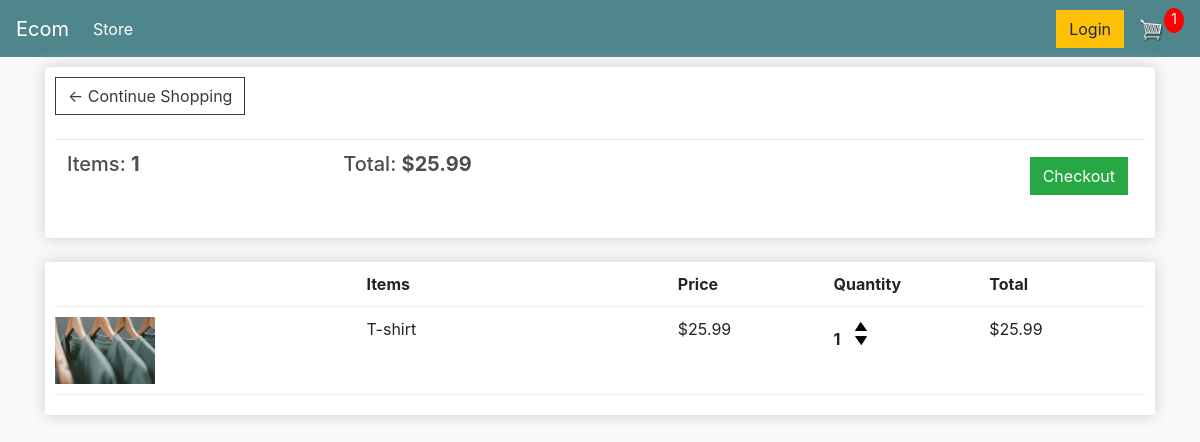
/cart/ (signed in), run on an earlier commit of the app's database.
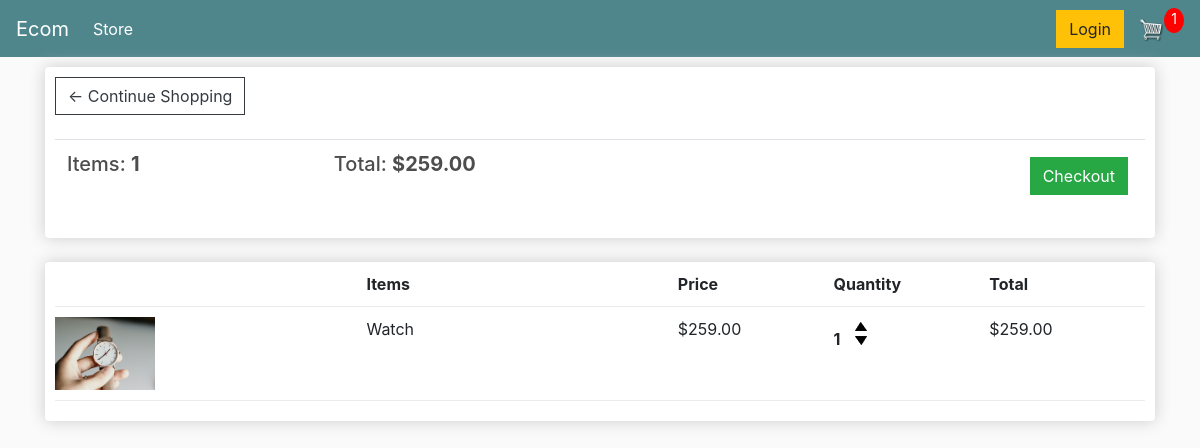
And on a later commit of the database.
### store/models.py (models this page shows, shortened)
class Order(models.Model):
    customer = models.ForeignKey(
        Customer, on_delete=models.SET_NULL, blank=True, null=True)
    date_ordered = models.DateTimeField(auto_now_add=True)
    complete = models.BooleanField(default=False, null=True, blank=False)
    transaction_id = models.CharField(max_length=200, null=True)
    @property
    def get_cart_total(self):
        orderitems = self.orderitem_set.all()
        total = sum([item.get_total for item in orderitems])
        return total
    @property
    def get_cart_items(self):
        orderitems = self.orderitem_set.all()
        total = sum([item.quantity for item in orderitems])
        return total

class OrderItem(models.Model):
    product = models.ForeignKey(
        Product, on_delete=models.SET_NULL, blank=True, null=True)
    order = models.ForeignKey(
        Order, on_delete=models.SET_NULL, blank=True, null=True)
    quantity = models.IntegerField(default=0, null=True, blank=True)
    date_added = models.DateTimeField(auto_now_add=True)
    @property
    def get_total(self):
        total = self.product.price * self.quantity
        return total

class Product(models.Model):
    name = models.CharField(max_length=200, null=True)
    price = models.DecimalField(max_digits=7, decimal_places=2)
    digital = models.BooleanField(default=False, null=True, blank=False)
    image = models.ImageField(null=True, blank=True)
    @property
    def imageURL(self):
        try:
            url = self.image.url
        except:
            url = 'images/placeholder.png'
        return url

### store/views.py (the view)
# urls.py: path('cart/', views.cart, name="cart"),
def cart(request):
    data = cartData(request)
    cartItems = data['cartItems']
    order = data['order']
    items = data['items']
    context = {'items': items, 'order': order, 'cartItems': cartItems}
    return render(request, 'store/cart.html', context)

### store/utils.py (called while the page is built)
def cartData(request):
    if request.user.is_authenticated:
        customer = request.user.customer
        order, created = Order.objects.get_or_create(
            customer=customer, complete=False)
        items = order.orderitem_set.all()
        cartItems = order.get_cart_items
    else:
        cookieData = cookieCart(request)
        cartItems = cookieData['cartItems']
        order = cookieData['order']
        items = cookieData['items']
    return {'cartItems': cartItems, 'order': order, 'items': items}

### store/templates/store/cart.html
{% extends 'store/main.html' %}
{% load static %}
{% block content %}
<div class="row">
    <div class="col-lg-12">
        <div class="box-element">
            <a class="btn btn-outline-dark" href="{% url 'store' %}">&#x2190; Continue Shopping</a>
            <br>
            <br>
            <table class="table">
                <tr>
                    <th>
                        <h5>Items: <strong>{{ order.get_cart_items }}</strong></h5>
                    </th>
                    <th>
                        <h5>Total: <strong>${{ order.get_cart_total|floatformat:2 }}</strong></h5>
                    </th>
                    <th>
                        <a style="float:right;margin:5px;" class="btn btn-success"
                            href="{% url 'checkout' %}">Checkout</a>
                    </th>
                </tr>
            </table>
        </div>
        <br>
        <div class="box-element">
            <div class="cart-row">
                <div style="flex:2"></div>
                <div style="flex:2"><strong>Items</strong></div>
                <div style="flex:1"><strong>Price</strong></div>
                <div style="flex:1"><strong>Quantity</strong></div>
                <div style="flex:1"><strong>Total</strong></div>
            </div>
            {% for item in items %}
            <div class="cart-row">
                <div style="flex:2"><img class="row-image" src="{{ item.product.imageURL }}" alt=""></div>
                <div style="flex:2">{{ item.product.name }}</div>
                <div style="flex:1">${{ item.product.price|floatformat:2 }}</div>
                <div style="flex:1">
                    <p class="quantity">{{ item.quantity }}</p>
                    <div class="quantity">
                        <img data-product="{{ item.product.id }}" data-action="add" class="chg-quantity update-cart"
                            src="{% static  'images/arrow-up.png' %}">
                        <img data-product="{{ item.product.id }}" data-action="remove" class="chg-quantity update-cart"
                            src="{% static  'images/arrow-down.png' %}">
                    </div>
                </div>
                <div style="flex:1">${{ item.get_total }}</div>
            </div>
            {% endfor %}
        </div>
    </div>
</div>
{% endblock content %}

### store/templates/store/main.html (shortened to what this page needs)
<!DOCTYPE html>
{% load static %}
<html lang="en">
<head>
    <link rel="stylesheet" href="https://stackpath.bootstrapcdn.com/bootstrap/4.4.1/css/bootstrap.min.css"
>
    <link rel="stylesheet" type="text/css" href="{% static 'css/main.css' %}">
</head>
<body>
    <nav class="navbar navbar-expand-lg navbar-dark bg-dark">
        <a class="navbar-brand" href="{% url 'store' %}">Ecom</a>
        <div class="collapse navbar-collapse" id="navbarSupportedContent">
            <ul class="navbar-nav mr-auto">
                <li class="nav-item active">
                    <a class="nav-link" href="{% url 'store' %}">Store <span class="sr-only">(current)</span></a>
                </li>
            </ul>
            <div class="form-inline my-2 my-lg-0">
                <a href="#" class="btn btn-warning">Login</a>
                <a href="{% url 'cart' %}">
                    <img id="cart-icon" src="{% static 'images/cart.png' %}">
                </a>
                <p id="cart-total">{{ cartItems }}</p>
            </div>
        </div>
    </nav>
    <div class="container">
        {% block content %}
        {% endblock content %}
    </div>
</body>
</html>

### static/css/main.css (style rules this page uses)
body { background-color: hsl(0, 0%, 98%); }
h1, h2, h3, h4, h5, h6 { color: hsl(0, 0%, 30%); }
.box-element { box-shadow: hsl(0, 0%, 80%) 0 0 16px; background-color: #fff; border-radius: 4px; padding: 10px; }
.bg-dark { background-color: #4f868c !important; }
#cart-icon { width: 25px; display: inline-block; margin-left: 15px; }
#cart-total { display: block; text-align: center; color: #fff; background-color: red; width: 20px; height: 25px; border-radius: 50%; font-size: 14px; }
.col-lg-4, .col-lg-6, .col-lg-8, .col-lg-12 { margin-top: 10px; }
.btn { border-radius: 0; }
.row-image { width: 100px; }
.cart-row { display: flex; align-items: flex-stretch; padding-bottom: 10px; margin-bottom: 10px; border-bottom: 1px solid #ececec; }
.quantity { display: inline-block; font-weight: 700; padding-right: 10px; }
.chg-quantity { width: 12px; cursor: pointer; display: block; margin-top: 5px; transition: .1s; }

What changed in the data, as far as the page shows it:
removed OrderItem: product.imageURL (picture), product.name "T-shirt", product.price "25.99", quantity "1", get_total "25.99"
computed for Order: get_cart_total "25.99" → "259.00"
added OrderItem: product.imageURL (picture), product.name "Watch", product.price "259.00", quantity "1", get_total "259.00"
